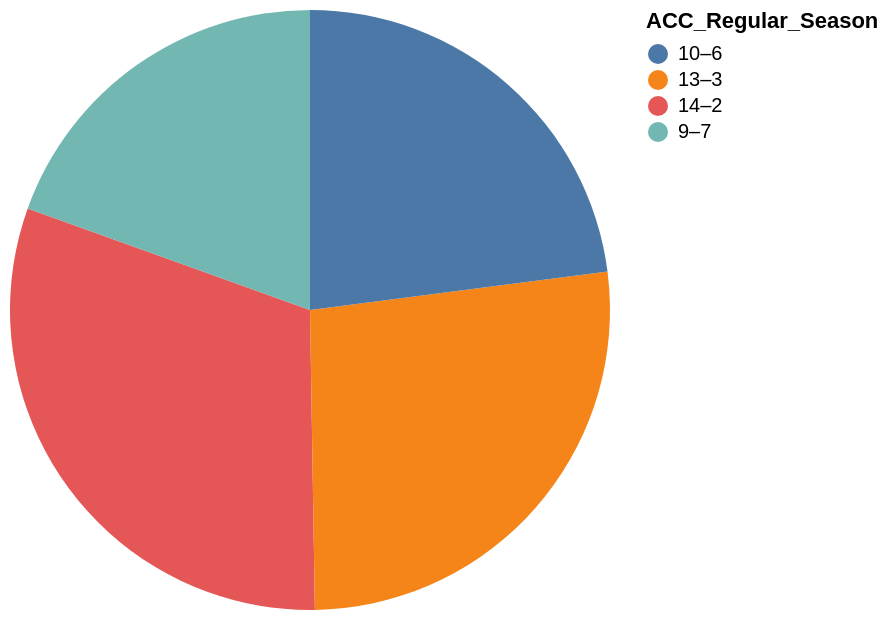

The specification (Vega-Lite) saved for this image:
### Vega-Lite specification from a JSON file in a GitHub repository (floating-point values rounded to 4 significant figures)
{"data": {"values": [{"x_data": "14–2", "y_data": 0.946}, {"x_data": "13–3", "y_data": 0.824}, {"x_data": "10–6", "y_data": 0.706}, {"x_data": "9–7", "y_data": 0.6}]}, "mark": "arc", "encoding": {"theta": {"field": "y_data", "type": "quantitative", "title": "All_Games_Percent"}, "color": {"field": "x_data", "type": "nominal", "title": "ACC_Regular_Season"}}}
